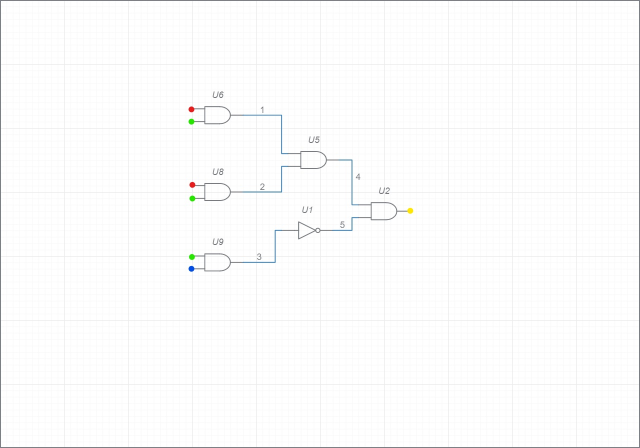
#> input picture T4.jpg, 1280 x 896 px, found by its file name (shown at 1/2 size)
$ python gates1.py
#> lines starting #> are read from the running program, lines starting #| are printed output that depends on the picture
import numpy as np
import cv2
import imutils
def length(l):
    p1x,p1y,p2x,p2y=l[0]
    return ((p1x-p2x)**2+(p1y-p2y)**2)**0.5
def unique(p1,p2):
    if length([[p1[0],p1[1],p2[0],p2[1]]])<10:
        return False
    else:
        return True
def ingate(gate,pt):
    mid=[[(gate[0][0]+gate[1][0])/2,(gate[0][1]+gate[1][1])/2,pt[0],pt[1]]]
    if length(mid)<50:
        return True
    else:
        return False

'''
def parallel_lines(l1,l2):
    if min(distance(l1[0],l))

'''
img=cv2.imread('/home/adit/Documents/Programming/projects/circuitx/T4.jpg')
#> img is the input picture: shape (896, 1280, 3); mean B, G, R 251.9, 251.9, 251.7
xor=cv2.imread('/home/adit/Documents/Programming/projects/circuitx/gates/xor.png')
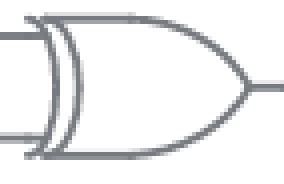
#> input picture gates/xor.png, 71 x 46 px, found by its file name (shown 4 times larger)
#> xor is the input picture: shape (46, 71, 3); mean B, G, R 238.3, 237.7, 237.2
xnor=cv2.imread('/home/adit/Documents/Programming/projects/circuitx/gates/xnor.png')
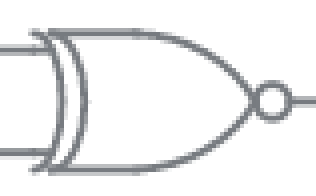
#> input picture gates/xnor.png, 79 x 49 px, found by its file name (shown 4 times larger)
#> xnor is the input picture: shape (49, 79, 3); mean B, G, R 239.4, 238.8, 238.3
andi=cv2.imread('/home/adit/Documents/Programming/projects/circuitx/gates/and.png')
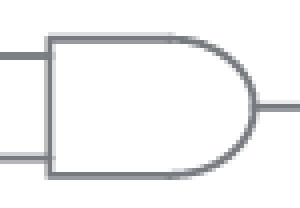
#> input picture gates/and.png, 75 x 52 px, found by its file name (shown 4 times larger)
#> andi is the input picture: shape (52, 75, 3); mean B, G, R 243.5, 243, 242.7
nand=cv2.imread('/home/adit/Documents/Programming/projects/circuitx/gates/nand.png')
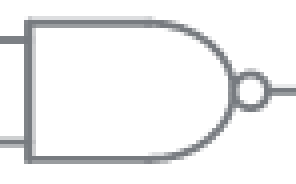
#> input picture gates/nand.png, 74 x 46 px, found by its file name (shown 4 times larger)
#> nand is the input picture: shape (46, 74, 3); mean B, G, R 240.6, 240, 239.6
nor=cv2.imread('/home/adit/Documents/Programming/projects/circuitx/gates/nor.png')
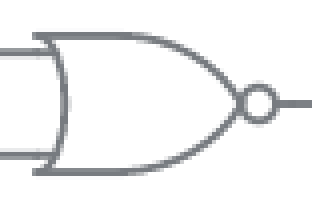
#> input picture gates/nor.png, 78 x 52 px, found by its file name (shown 4 times larger)
#> nor is the input picture: shape (52, 78, 3); mean B, G, R 242.4, 241.9, 241.5
or_=cv2.imread('/home/adit/Documents/Programming/projects/circuitx/gates/or.png')
not_=cv2.imread('/home/adit/Documents/Programming/projects/circuitx/gates/not.png')
templates = [xor,xnor,andi,nand,nor,or_,not_]
names=['xor','xnor','and','nand','nor','or','not']
copy=img.copy()
#img = cv2.dilate(img,kernel,iterations = 2)
gray = cv2.cvtColor(img, cv2.COLOR_BGR2GRAY)
threshold=[0.9,0.9,0.9,0.95,0.95,0.95,0.9]
gates=[[],[],[],[],[],[],[]]
for i in range(len(templates)):
#> (the run stopped early here; a loop or call above may not have finished)
